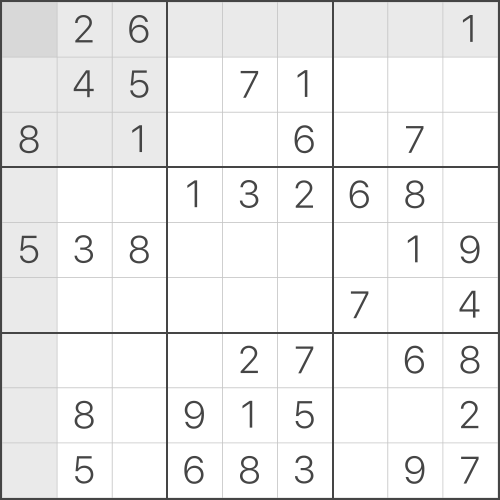
#> input picture ocr/images/img01.png, 999 x 999 px (shown at 1/2 size); its folder holds 4 pictures in this run
$ python box.py
#> lines starting #> are read from the running program, lines starting #| are printed output that depends on the picture
### ocr/input.py
def names():
    fs = range(1, 23)
    return list(map(lambda f: f"img{f:02d}", fs))

### ocr/box.py
from pathlib import Path
from PIL import Image
import numpy as np
from input import names

def main():
    for name in names():
        split_image(f"images/{name}.png")
#> in split_image, img is the input picture: PIL image 999x999 L; min 69, max 255, mean 238.6
#> the loop in split_image, `for y in range(3):` made 3 passes
#> pass 1, in split_image, `Image.fromarray(onenumber).save(p.parent / f"{p.stem}_{n1}{n2}.png")`:
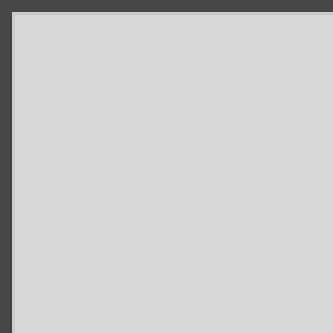
#> saved as img01_00.png: PIL image 111x111 L (shown 3 times larger); min 69, max 216, mean 205.4
#> pass 1, in split_image, `Image.fromarray(onenumber).save(p.parent / f"{p.stem}_{n1}{n2}.png")`:
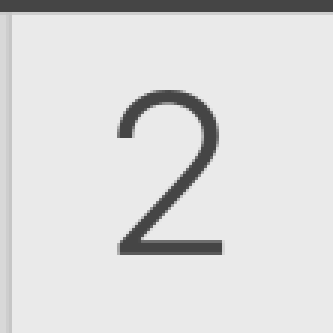
#> saved as img01_01.png: PIL image 111x111 L (shown 3 times larger); min 69, max 234, mean 219.3
#> pass 1, in split_image, `Image.fromarray(onenumber).save(p.parent / f"{p.stem}_{n1}{n2}.png")`:
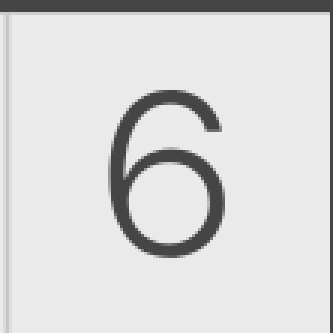
#> saved as img01_02.png: PIL image 111x111 L (shown 3 times larger); min 69, max 234, mean 215.7
#> pass 1, in split_image, `Image.fromarray(onenumber).save(p.parent / f"{p.stem}_{n1}{n2}.png")`:
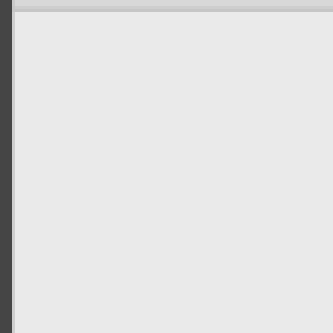
#> saved as img01_10.png: PIL image 111x111 L (shown 3 times larger); min 69, max 234, mean 226.9
#> after the loop in split_image, `for y in range(3):`:
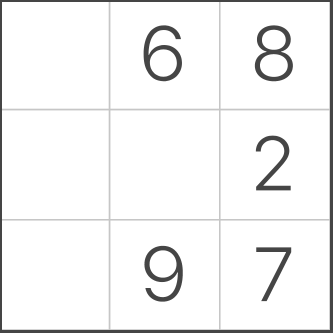
#> onebox: shape (333, 333); min 69, max 255, mean 242.6
#> after the loop in split_image, `for y in range(3):`:
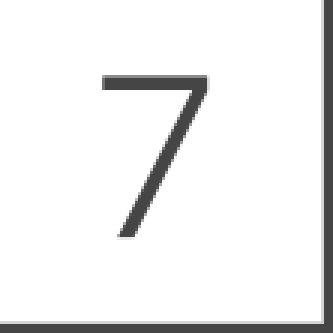
#> onenumber: shape (111, 111) (shown 3 times larger); min 69, max 255, mean 238
#> pass 2 of the loop in main, `for name in names():`:
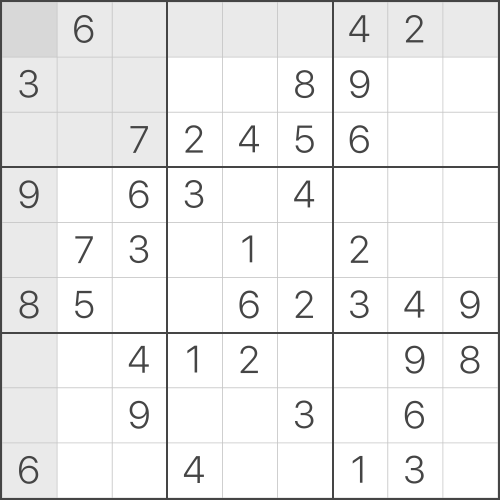
#> input picture ocr/images/img02.png, 999 x 999 px (shown at 1/2 size)
#> in split_image, img is the input picture: PIL image 999x999 L; min 69, max 255, mean 238.4
#> the loop in split_image (call 2), `for y in range(3):` made 3 passes
#> pass 1, in split_image (call 2), `Image.fromarray(onenumber).save(p.parent / f"{p.stem}_{n1}{n2}.png")`:
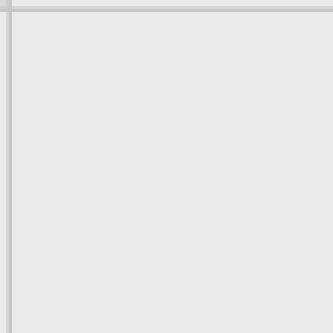
#> saved as img02_11.png: PIL image 111x111 L (shown 3 times larger); min 198, max 234, mean 233
#> after the loop in split_image (call 2), `for y in range(3):`:
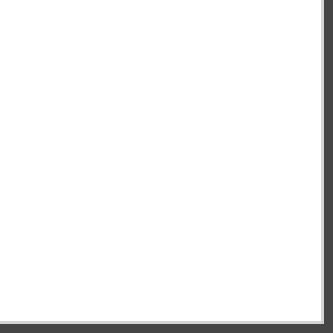
#> onenumber: shape (111, 111) (shown 3 times larger); min 69, max 255, mean 244.3
#> pass 3 of the loop in main, `for name in names():`:
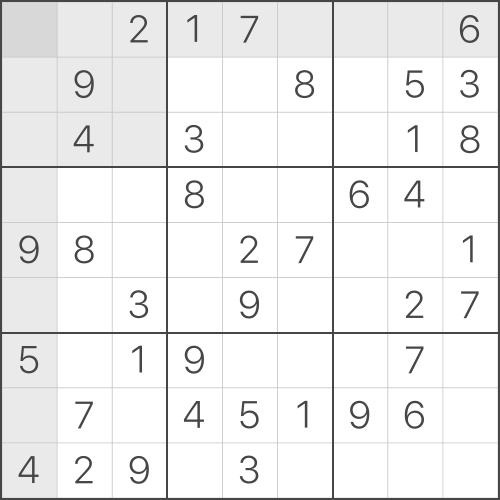
#> input picture ocr/images/img03.png, 999 x 999 px (shown at 1/2 size)
#> in split_image, img is the input picture: PIL image 999x999 L; min 70, max 255, mean 238.7
#> the loop in split_image (call 3), `for y in range(3):` made 3 passes
#> pass 1, in split_image (call 3), `Image.fromarray(onenumber).save(p.parent / f"{p.stem}_{n1}{n2}.png")`:
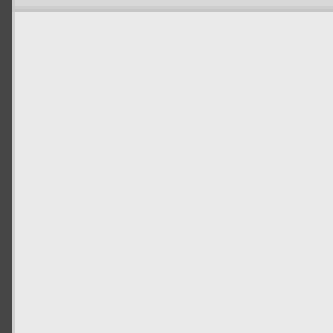
#> saved as img03_10.png: PIL image 111x111 L (shown 3 times larger); min 70, max 234, mean 227
#> after the loop in split_image (call 3), `for y in range(3):`:
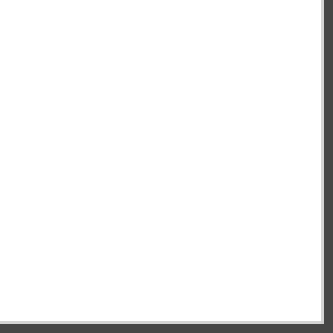
#> onenumber: shape (111, 111) (shown 3 times larger); min 70, max 255, mean 244.4
#> the loop made 5 passes; the first 3 are shown

def split_image(filename):
    # Split the image into 9 boxes
    # filename: name of the image file
#> (the run stopped early here; a loop or call above may not have finished)
